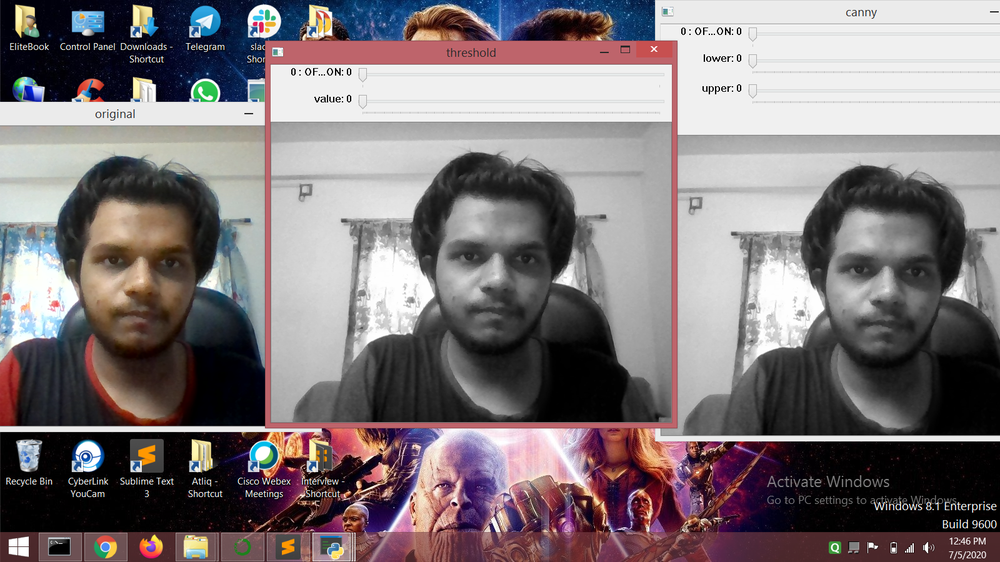
#> input picture Screenshorts/1_orignal.png, 1000 x 562 px, shrunk from 1600 x 900 before the run, given in place of the camera
$ python Draw_sketch_bar.py
#> lines starting #> are read from the running program, lines starting #| are printed output that depends on the picture
#!/usr/bin/env python
# coding: utf-8

# In[2]:


import cv2


# In[3]:
def nothing(x):
    pass

cv2.namedWindow('threshold')
cv2.namedWindow('canny')

# add ON/OFF switch to "canny"
switch_c = '0 : OFF \n1 : ON'
switch_t = '0 : OFF \n1 : ON'
cv2.createTrackbar(switch_c, 'canny', 0, 1, nothing)
#> slider '0 : OFF \n1 : ON' is set to 1
cv2.createTrackbar(switch_t, 'threshold', 0, 1, nothing)
#> slider '0 : OFF \n1 : ON' is set to 1


# add lower and upper threshold slidebars to "canny"
cv2.createTrackbar('lower', 'canny', 0, 255, nothing)
#> slider 'lower' is set to 51
cv2.createTrackbar('upper', 'canny', 0, 255, nothing)
#> slider 'upper' is set to 255

cv2.createTrackbar('value', 'threshold', 0, 255, nothing)
#> slider 'value' is set to 85
# cv2.createTrackbar('upper', 'threshold', 0, 255, nothing)


def sketch(image):
    # Convert image to grayscale

    return threshold


def capture():

    cap = cv2.VideoCapture(0)

    while True:
        ret, frame = cap.read()
#> frame is the input picture: shape (562, 1000, 3); mean B, G, R 121, 118.2, 126.7
        image=frame


        img_gray = cv2.cvtColor(image, cv2.COLOR_BGR2GRAY)
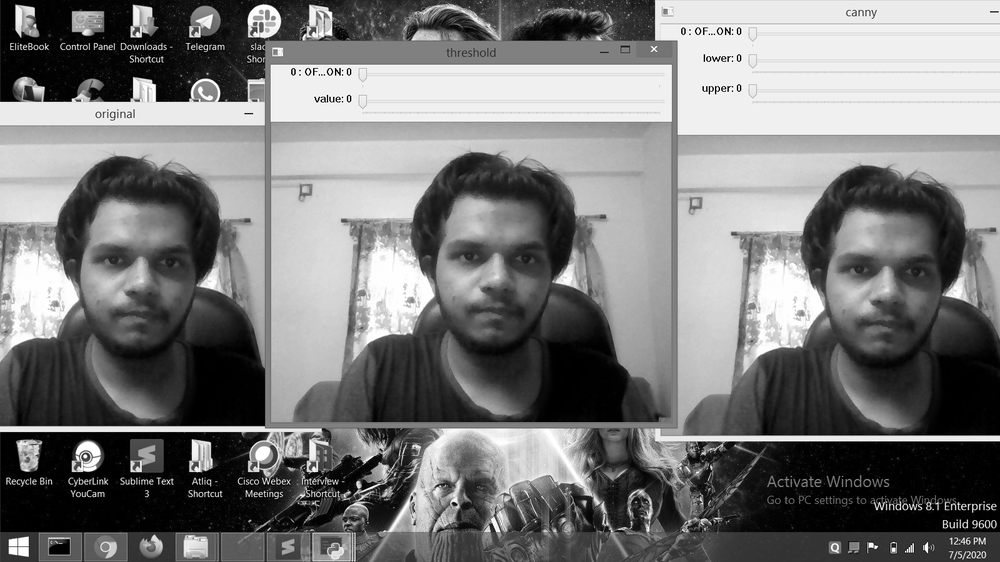
#> img_gray: shape (562, 1000); min 0, max 255, mean 121

        # Clean up image using Guassian Blur
        img_gray_blur = cv2.GaussianBlur(img_gray, (5,5), 0)


        lower_c = cv2.getTrackbarPos('lower', 'canny')
        upper_c = cv2.getTrackbarPos('upper', 'canny')

        # lower_t = cv2.getTrackbarPos('value', 'threshold')
        upper_t = cv2.getTrackbarPos('value', 'threshold')

        s_c = cv2.getTrackbarPos(switch_c, 'canny')
        s_t = cv2.getTrackbarPos(switch_t, 'threshold')

        if s_c == 0:
            edges = img_gray
        else:
            edges = cv2.Canny(img_gray, lower_c, upper_c)
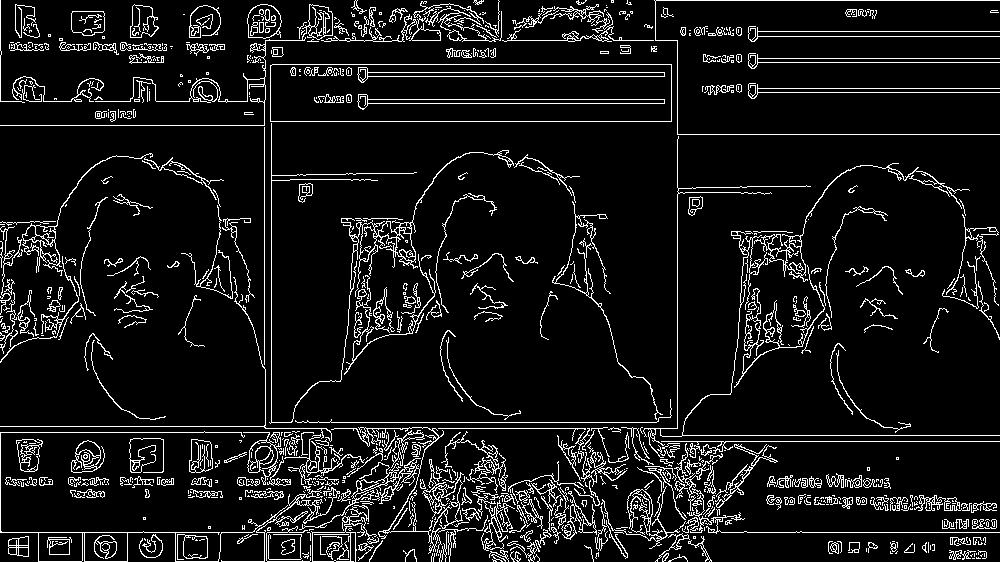
#> edges: shape (562, 1000); 8.7% white in thin lines or dots

        if s_t == 0:
            threshold = edges
        else:
            ret,threshold = cv2.threshold(edges,0,upper_t,cv2.THRESH_BINARY_INV+cv2.THRESH_OTSU)
#> threshold: shape (562, 1000); values 0 (black) and 85 (white), 91.3% white; black in thin lines or dots
#> ret = 0


        cv2.imshow('original', image)
        cv2.imshow('canny', edges)
        cv2.imshow('threshold',threshold)
        k = cv2.waitKey(1) & 0xFF
#> (key Esc is pressed here)
        if k==13:
        	cv2.imshow("Final Sketch",threshold)
        	print("captured")
        	cv2.imwrite("./MySketch.jpg",threshold)
        elif k==27:
        	print("exit")
        	break


    cap.release()
    cv2.destroyAllWindows()

capture()
# [36 lines of commented-out code are left out]

$ run again, on Screenshorts/2_Only THresold.png
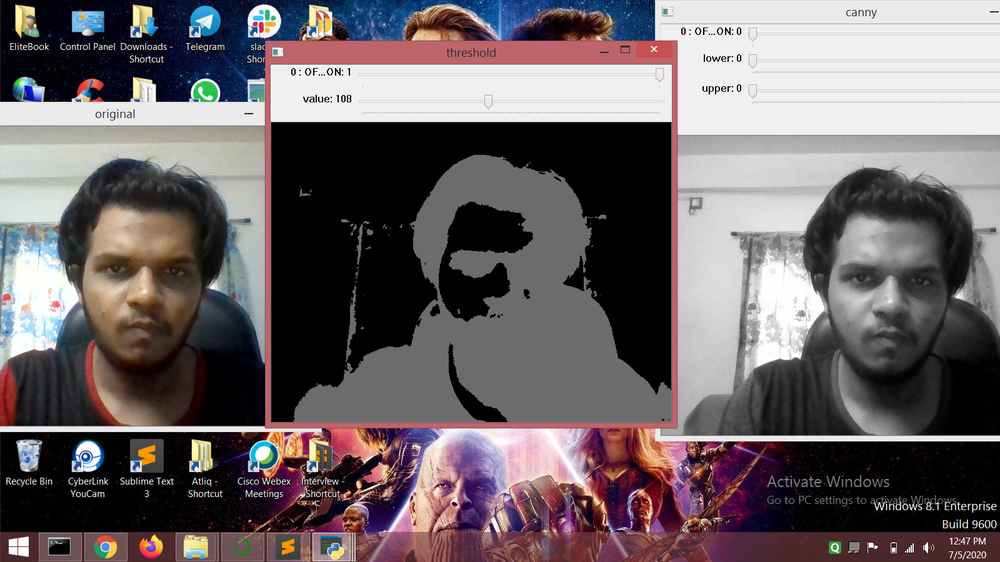
#> input picture Screenshorts/2_Only THresold.png, 1000 x 562 px, shrunk from 1600 x 900 before the run, given in place of the camera
#> in capture, frame is the input picture: shape (562, 1000, 3); mean B, G, R 102.7, 100, 108.4
#> in capture, `img_gray = cv2.cvtColor(image, cv2.COLOR_BGR2GRAY)`:
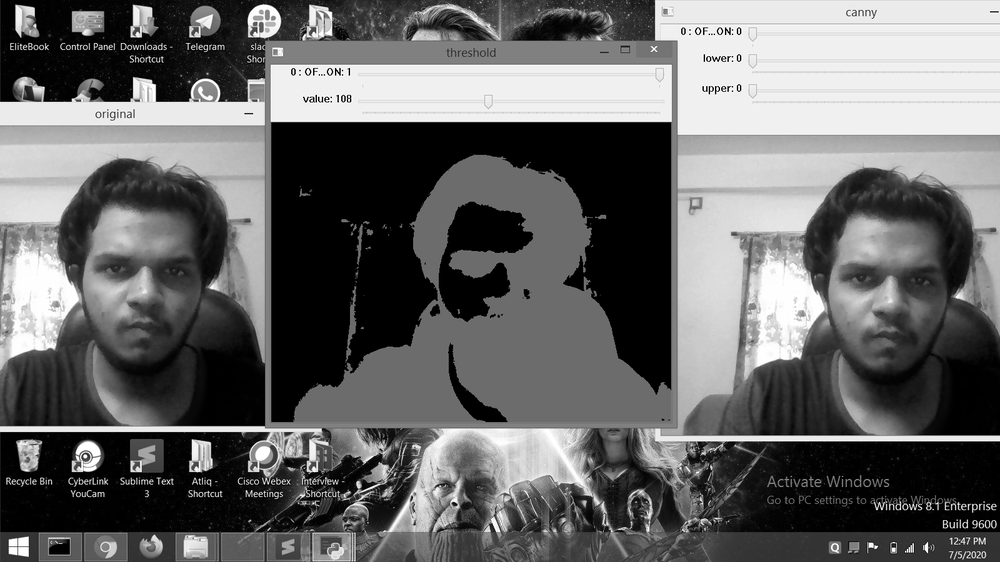
#> img_gray: shape (562, 1000); min 0, max 255, mean 102.8
#> in capture, `edges = cv2.Canny(img_gray, lower_c, upper_c)`:
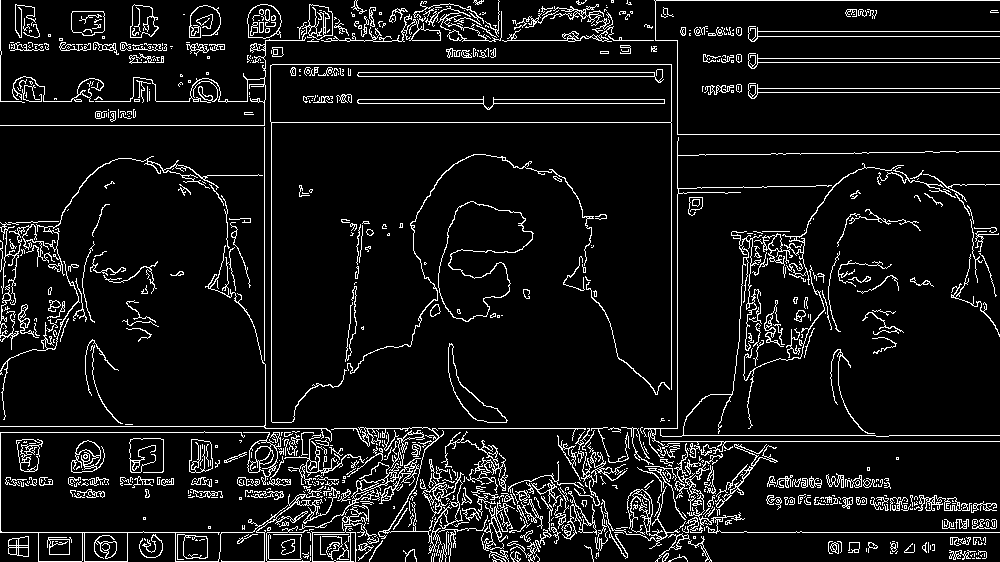
#> edges: shape (562, 1000); 8.3% white in thin lines or dots
#> threshold: shape (562, 1000); values 0 (black) and 85 (white), 91.7% white; black in thin lines or dots
#> ret = 0

$ run again, on Screenshorts/4_Both.png
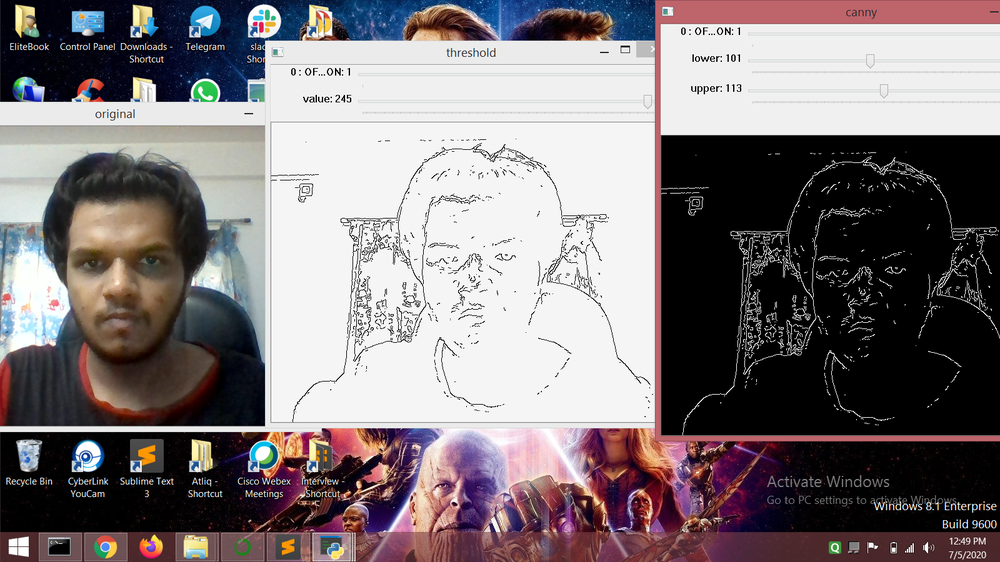
#> input picture Screenshorts/4_Both.png, 1000 x 562 px, shrunk from 1600 x 900 before the run, given in place of the camera
#> in capture, frame is the input picture: shape (562, 1000, 3); mean B, G, R 122.9, 120.2, 128.1
#> in capture, `img_gray = cv2.cvtColor(image, cv2.COLOR_BGR2GRAY)`:
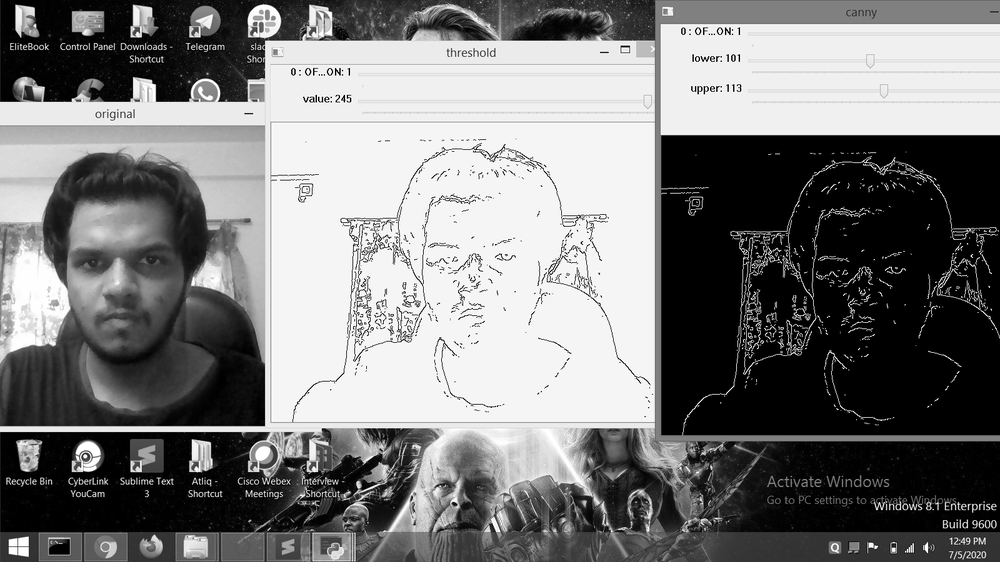
#> img_gray: shape (562, 1000); min 0, max 255, mean 122.9
#> in capture, `edges = cv2.Canny(img_gray, lower_c, upper_c)`:
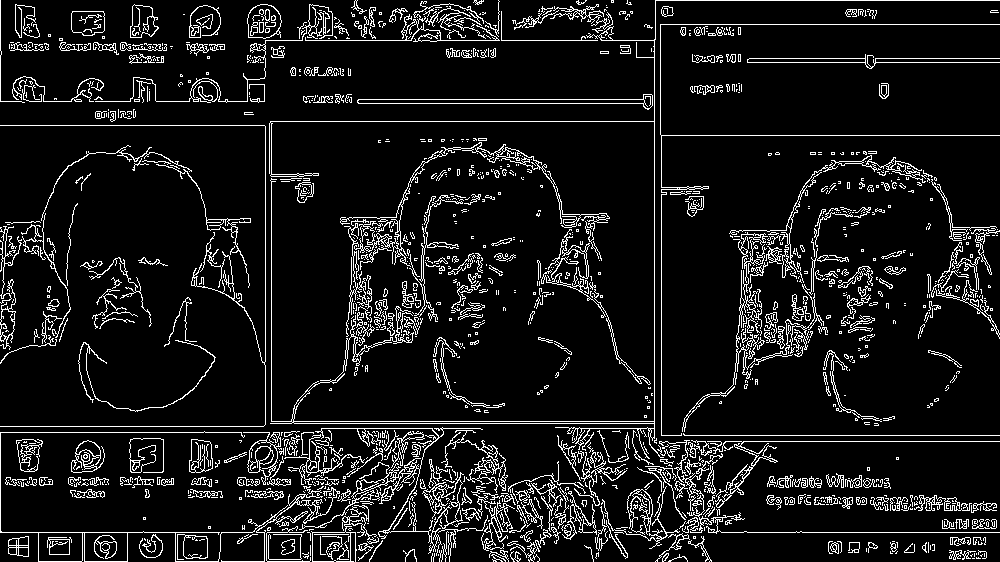
#> edges: shape (562, 1000); 9.5% white in thin lines or dots
#> threshold: shape (562, 1000); values 0 (black) and 85 (white), 90.5% white; black in thin lines or dots
#> ret = 0
